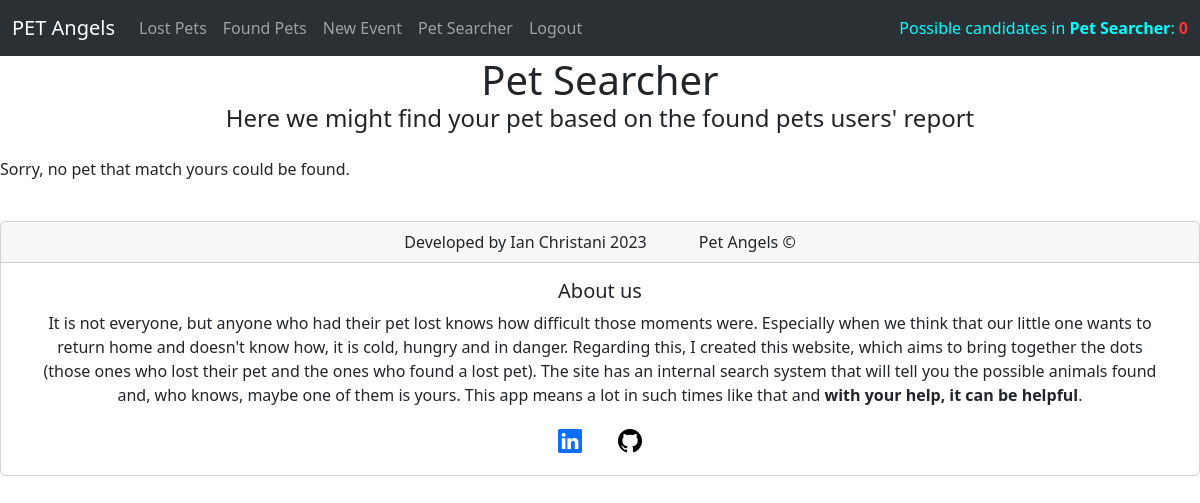
Before: /pets/possiblecandidates/ (signed in) with the older database file.
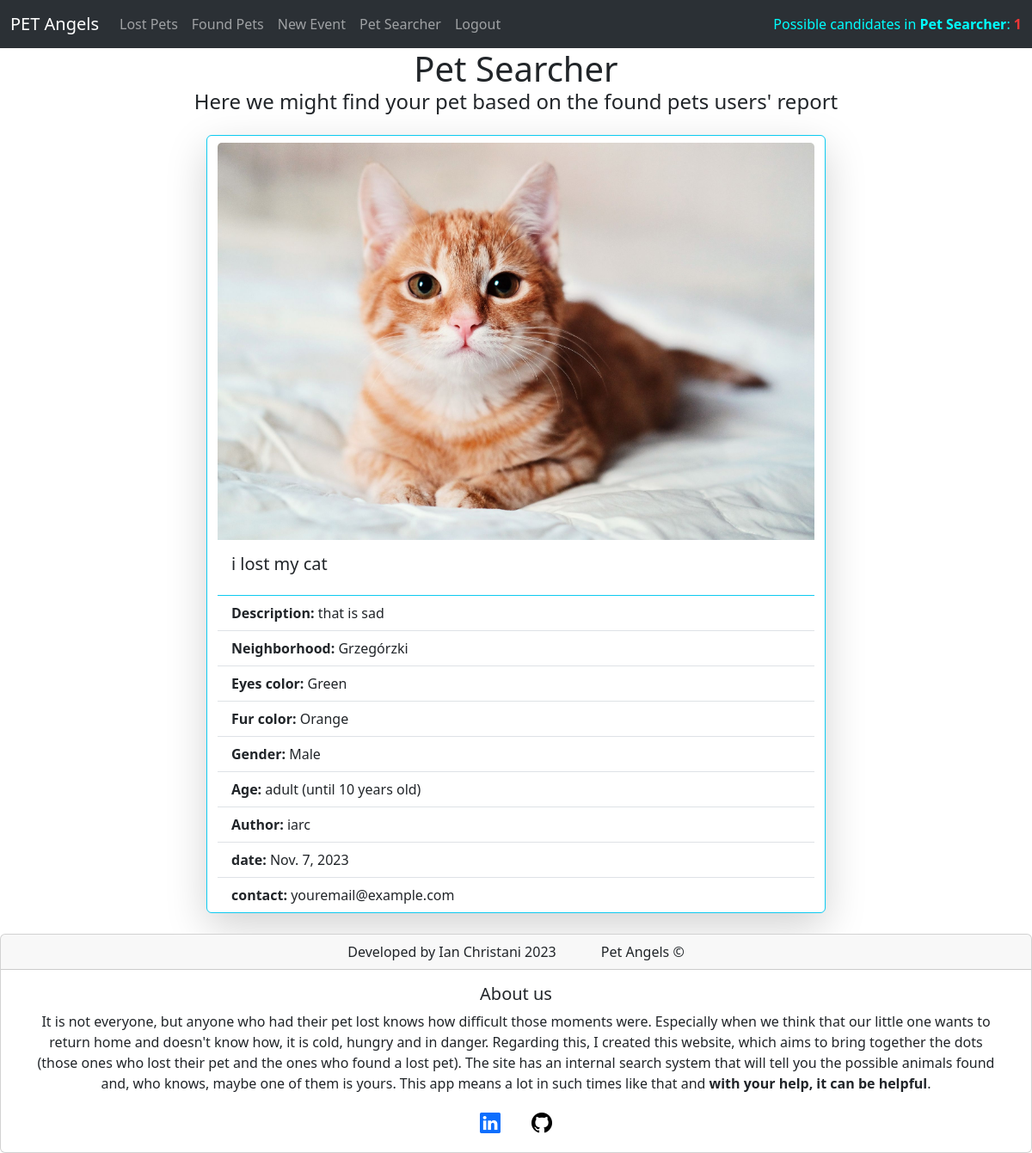
After: the same page with the newer database file.
### crud/models.py (models this page shows, shortened)
class EventModel(models.Model):
    author = models.ForeignKey(User, on_delete=models.CASCADE)
    title = models.CharField(max_length = 50, blank = False, null = False)
    event = models.TextField(max_length = 250, blank = False, null = False)
    petType = (
        ("cat", "cat"),
        ("dog", "dog"),
        ("other", "other")
    )
    type = models.CharField(max_length = 5, blank = False, null = False, choices = petType)
    petsCharacteristics_eyes = (
        ("Yellow/Golden", "Yellow/Golden"),
        ("Green", "Green"),
        ("Blue", "Blue"),
        ("Copper/amber", "Copper/Amber"),
        ("Odd-Eyed", "Odd-Eyed (2 different colors each)"),
        ("Mixed Colors", "Mixed Colors")
    )
    eyesColor = models.CharField(max_length = 35, choices = petsCharacteristics_eyes, blank = True, null = True)
    petsCharacteristics_fur = (
        ("Black", "Black"),
        ("White", "White"),
        ("Orange", "Orange"),
        ("Grey", "Grey"),
        ("2 different colors", "2 different colors"),
        ("3 different colors", "3 different colors")
    )
    furColor = models.CharField(max_length = 18, choices = petsCharacteristics_fur, help_text="(The dominant one.)")
    petsCharacteristics_gender = (
        ("Male", "Male"),
        ("Female", "Female")
    )
    gender = models.CharField(max_length = 6, choices = petsCharacteristics_gender, blank = True, null = True)
    petsCharacteristics_age = (
        ("baby (until 1 year old)", "baby (until 1 year old)"),
        ("adult (until 10 years old)", "adult (until 10 years old)"),
        ("senior (from 10 years old)", "senior (from 10 years old)")
    )
    age = models.CharField(max_length = 26, choices = petsCharacteristics_age, blank = True, null = True)
    locationOptions = (
            ("Bieńczyce", "Bieńczyce"),
            ("Bieżanów-Prokocim", "Bieżanów-Prokocim"),
            ("Bronowice", "Bronowice"),
            ("Czyżyny", "Czyżyny"),
            ("Dębniki", "Dębniki"),
            ("Grzegórzki", "Grzegórzki"),
            ("Krowodrza", "Krowodrza"),
            ("Łagiewniki–Borek Fałęcki", "Łagiewniki–Borek Fałęcki"),
            ("Mistrzejowice", "Mistrzejowice"),
            ("Nowa Huta", "Nowa Huta"),
            ("Podgórze", "Podgórze",),
            ("Podgórze Duchackie", "Podgórze Duchackie"),
            ("Prądnik Biały", "Prądnik Biały"),
            ("Prądnik Czerwony", "Prądnik Czerwony"),
            ("Stare Miasto", "Stare Miasto"),
            ("Swoszowice", "Swoszowice"),
            ("Wzgórza Krzesławickie", "Wzgórza Krzesławickie"),
            ("Zwierzyniec", "Zwierzyniec")
        )
    neighborhood = models.CharField(max_length = 25, choices = locationOptions, help_text="(The last time the pet was seen.)")
    contact = models.EmailField(blank = True, default = "youremail@example.com", help_text="(This info will be displayed only in the Pet Searcher, if the system finds potential candidates.)")
    pic  = models.ImageField(null = True, blank=True, upload_to = "media/")
    date = models.DateField(auto_now = True)
    lost = models.BooleanField(help_text = "(Mark this field if YOUR pet is LOST. If you found a pet DO NOT mark it.)")
    found = models.BooleanField(default = False, help_text="(Mark this field if your pet was FOUND)")

### crud/views.py (the view)
# urls.py: path('possiblecandidates/', views.possibleCandidates, name = 'possibleCandidates'),
def possibleCandidates(request):
    candidates = eventSearcher(request.user)
    amountResults = len(candidates)
    return render(request, "possiblecandidates.html", {"possCandidates": candidates, "amountOfCandidates": amountResults})

### crud/templates/possiblecandidates.html (shortened to what this page needs)
{% extends "general_users_template.html" %}
{% block possibleCandidates %}
<div class="row justify-content-center">
    <div class="col">
        <div class="container text-center">
            <h1 class="card-title">Pet Searcher</h1>
            <h4>Here we might find your pet based on the found pets users' report</h4>
        </div>
        <div class="row justify-content-center mt-4 mb-4">
            {% if possCandidates|length > 0 %}
                {% for candidates in possCandidates %}
                    <div class="card border-info shadow-lg" style="max-width: 45rem;">
                        <a href="{% url 'crud:specificEvent' candidates.id %}"><img src="{{ candidates.pic.url }}" class="card-img-top mt-2" alt="Pet's image"></a>
                        <div class="card-body">
                            <h5 class="card-title">{{ candidates.title }}
                            </h5>
                        </div>
                        <ul class="list-group list-group-flush">
                            <li class="list-group-item"><strong>Description:</strong> {{ candidates.event }}</li>
                            <li class="list-group-item"><strong>Neighborhood:</strong> {{ candidates.neighborhood }}</li>
                            <li class="list-group-item"><strong>Eyes color:</strong> {{ candidates.eyesColor }}</li>
                            <li class="list-group-item"><strong>Fur color:</strong> {{ candidates.furColor }}</li>
                            <li class="list-group-item"><strong>Gender:</strong> {{ candidates.gender }}</li>
                            <li class="list-group-item"><strong>Age:</strong> {{ candidates.age }}</li>
                            <li class="list-group-item"><strong>Author:</strong> {{ candidates.author }}</li>
                            <li class="list-group-item"><strong>date:</strong> {{ candidates.date }}</li>
                            <li class="list-group-item"><strong>contact:</strong> {{ candidates.contact }}</li>
                        </ul>
                    </div>
                    <br>
                {% endfor %}
            {% else %}
                <p>Sorry, no pet that match yours could be found.</p>
            {% endif %}
        </div>
    </div>
</div>
{% endblock %}

Changed rows visible on the page:
now on this page (row edited): EventModel: pic (picture), title "i lost my cat", event "that is sad", neighborhood "Grzegórzki", eyesColor "Green", furColor "Orange", gender "Male", age "adult (until 10 years old)", author "iarc", date "Nov. 7, 2023", contact "youremail@example.com"
Other visible differences:
{{ amountOfCandidates }}: "0" → "1"
text no longer shown: "Sorry, no pet that match yours could be found."
